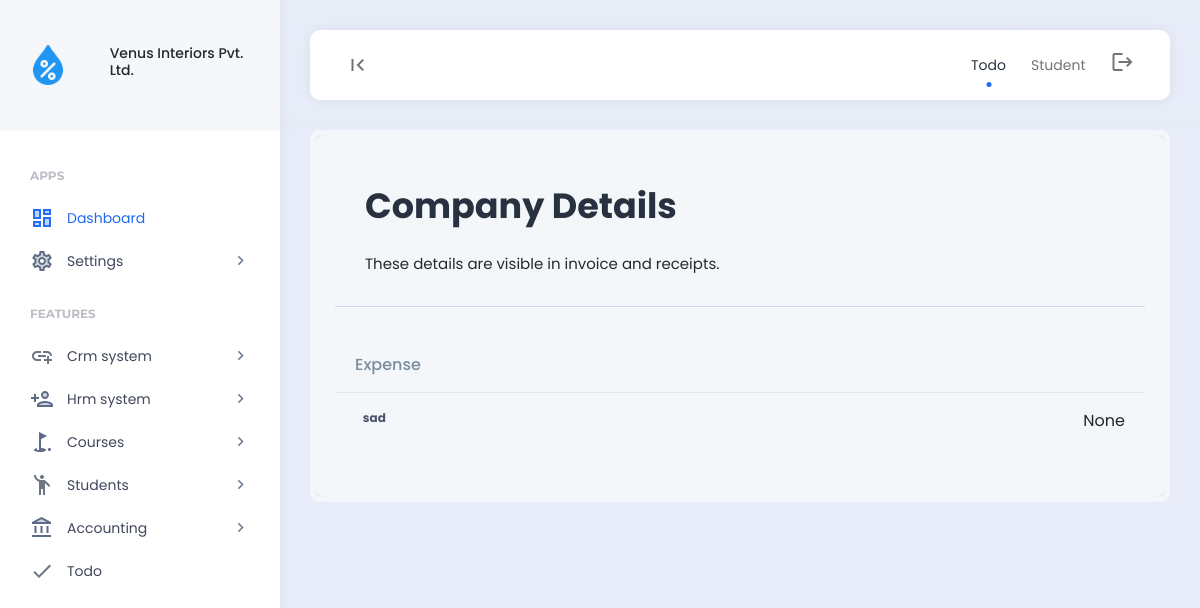
The app's page /finance_setup/, older data.
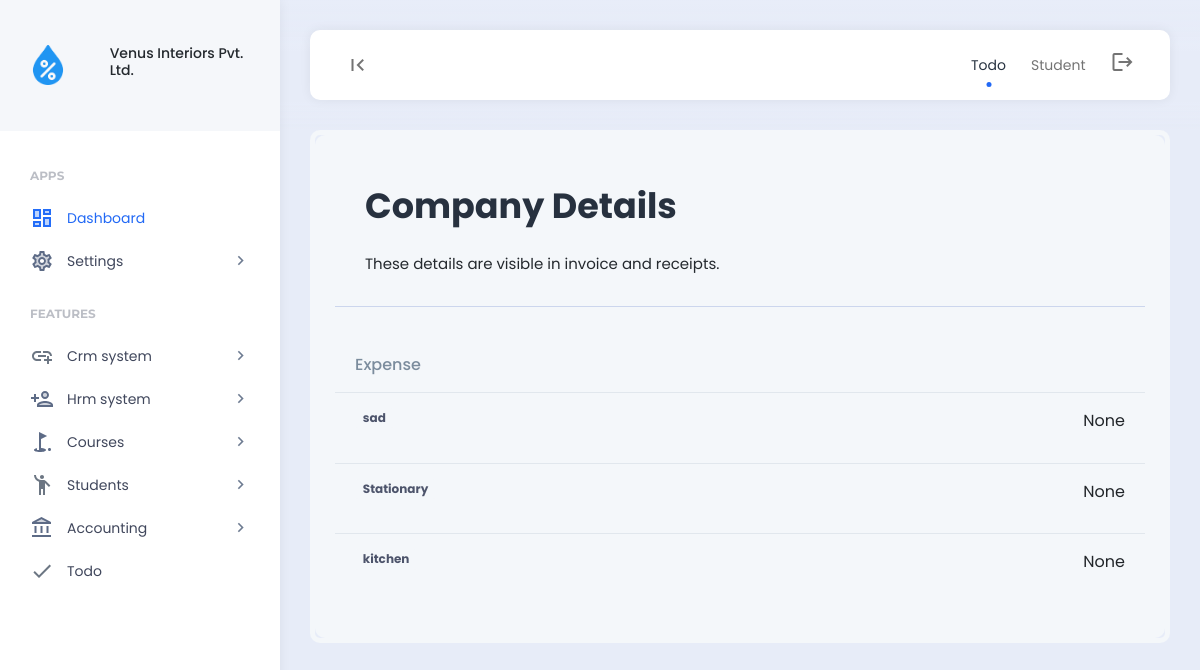
The same page, newer data.
### finance/models.py (models this page shows, shortened)
class ExpenseType(models.Model):
    expense_type=models.CharField(max_length=199)
    created = models.DateField(auto_now_add=True)
    class Meta:
        verbose_name_plural = "04. Expense Type"

### finance/views.py (the view)
# urls.py: path("finance_setup/", views.finance_setup, name="finance_setup"),
def finance_setup(request):
    expense_type  = ExpenseType.objects.all()
    context = {
        'expense_type':expense_type
    }
    return render (request,'finance/finance_setup.html',context)

### account/context_processors.py (called while the page is built, shortened)
def custom_data(request):
    permissions = []
    company = Company.objects.all().order_by('-created').first()
    return {'permissions': permissions, 'company': company}

### templates/finance/finance_setup.html (shortened to what this page needs)
{% include 'header.html' %}
<div class="app-content">
    <div class="content-wrapper">
        <div class="example-container">
            <div class="example-content bg-light">
                <div class="page-description d-flex align-items-center">
                    <div class="page-description-content flex-grow-1">
                        <h1>Company Details</h1>
                        <span>These details are visible in invoice and receipts.</span>
                    </div>
                </div>
                <div class="table-responsive">
					<table class="table nowrap">
						<thead>
							<tr>
								<th>Expense</th>
								<th></th>
							</tr>
						</thead>
						<tbody>
							{% for expense_type in expense_type %}
							<tr>
								<td><span class="badge badge-lg badge-light">{{expense_type.expense_type}}</span></td>
								<td>
									<div  class="d-flex align-items-center justify-content-end">
										{% if 'update_finance' in permissions or 'delete_finance' in permissions %}
                                        {% if 'update_finance' in permissions %}
                                        <a href="{% url 'edit_expense_type' id=expense_type.id %}" class="btn btn-primary"><i class="material-icons">edit</i></a>
                                        {% endif %}
                                        {% if 'delete_finance' in permissions %}
                                        <a href="#" class="btn btn-dark" data-bs-toggle="modal" data-bs-target="#exampleModalCenter{{expense_type.id}}"><i class="material-icons">delete</i></a>
                                        {% endif %}
											{% else %}
											<p>None</p>
										{% endif %}
									</div>
								</td>
							</tr>
							{% endfor %}
						</tbody>
					</table>
				</div>
            </div>
        </div>
    </div>
</div>
{% include 'footer.html' %}

Row changes from the older to the newer data that the page shows:
added ExpenseType: expense_type "Stationary"
added ExpenseType: expense_type "kitchen"
